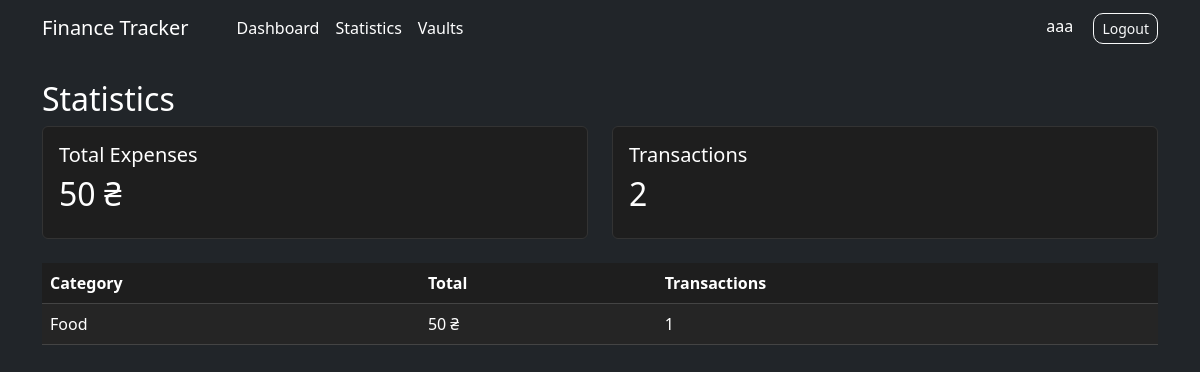
Page /finance/statistics/ (signed in) on the committed database.
### finance/models.py (models this page shows, shortened)
class Category(models.Model):
    name = models.CharField(max_length=100)

### finance/views.py (the view)
# urls.py: path('statistics/',views.statistics,name='statistics'),
@login_required
def statistics(request):
    category_stats = (
        Expense.objects.filter(
            owner=request.user,
            vault__isnull=True,
            transaction_type='expense'
        )
        .values('category__name')
        .annotate(
            total=Sum('amount'),
            transactions=Count('id')
        )
        .order_by('-total')
    )
    total_expenses = Expense.objects.filter(
        owner=request.user,
        vault__isnull=True,
        transaction_type='expense'
    ).aggregate(
        Sum('amount')
    )['amount__sum'] or 0
    total_transactions = Expense.objects.filter(
        owner=request.user,
        vault__isnull=True
    ).count()
    return render(
        request,
        'dashboard/statistics.html',
        {
            'category_stats': category_stats,
            'total_expenses': total_expenses,
            'total_transactions': total_transactions,
        }
    )

### templates/dashboard/statistics.html
{% extends 'base.html' %}
{% block content %}
<h2>Statistics</h2>
<div class="row mb-4">
    <div class="col-md-6">
        <div class="card">
            <div class="card-body">
                <h5>Total Expenses</h5>
                <h2>{{ total_expenses }} ₴</h2>
            </div>
        </div>
    </div>
    <div class="col-md-6">
        <div class="card">
            <div class="card-body">
                <h5>Transactions</h5>
                <h2>{{ total_transactions }}</h2>
            </div>
        </div>
    </div>
</div>
<table class="table table-striped">
    <thead>
        <tr>
            <th>Category</th>
            <th>Total</th>
            <th>Transactions</th>
        </tr>
    </thead>
    <tbody>
    {% for stat in category_stats %}
        <tr>
            <td>{{ stat.category__name }}</td>
            <td>{{ stat.total }} ₴</td>
            <td>{{ stat.transactions }}</td>
        </tr>
    {% empty %}
        <tr>
            <td colspan="3">
                No statistics
            </td>
        </tr>
    {% endfor %}
    </tbody>
</table>
{% endblock %}

### templates/base.html (shortened to what this page needs)
{% load static %}
<!DOCTYPE html>
<html lang="uk">
<head>
    <link href="https://cdn.jsdelivr.net/npm/bootstrap@5.3.7/dist/css/bootstrap.min.css" rel="stylesheet">
    <link rel="stylesheet" href="{% static 'css/style.css' %}">
</head>
<body class="bg-dark">
    <nav class="navbar navbar-expand-lg navbar-dark bg-dark">
        <div class="container">
            <a class="navbar-brand" href="/">
                Finance Tracker
            </a>
            <div class="navbar-nav ms-4">
                <a class="nav-link text-white" href="/">
                    Dashboard
                </a>
                <a class="nav-link text-white" href="{% url 'statistics' %}">
                    Statistics
                </a>
                <a class="nav-link text-white" href="{% url 'vaults' %}">
                    Vaults
                </a>
            </div>
            <div class="ms-auto">
                {% if user.is_authenticated %}
                <span class="text-white me-3">
                    {{ user.username }}
                </span>
                <form method="post" action="{% url 'logout' %}" class="d-inline">
                    <button type="submit" class="btn btn-outline-light btn-sm">
                        Logout
                    </button>
                </form>
                {% endif %}
            </div>
        </div>
    </nav>
    <div class="container mt-4">
        {% block content %}
        {% endblock %}
    </div>
</body>
</html>

### static/css/style.css (style rules this page uses)
body { background-color: #121212; color: #ffffff; }
.container { background: transparent; }
.card { background-color: #1e1e1e; color: white; border: 1px solid #333; }
.table { color: white; --bs-table-bg: #1e1e1e; --bs-table-striped-bg: #252525; --bs-table-border-color: #444; }
.btn { border-radius: 10px; }
a { text-decoration: none; }
.table, .table th, .table td { color: #fff !important; }
.table thead th { color: #fff !important; }
.table tbody td { color: #fff !important; }
.table-striped > tbody > tr:nth-of-type(odd) > * { color: #fff !important; }

### rows in the picture
Category: category__name "Food", total "50", transactions "1"

### other values in the picture
{{ user.username }} "aaa"
{{ total_expenses }} "50"
{{ total_transactions }} "2"
